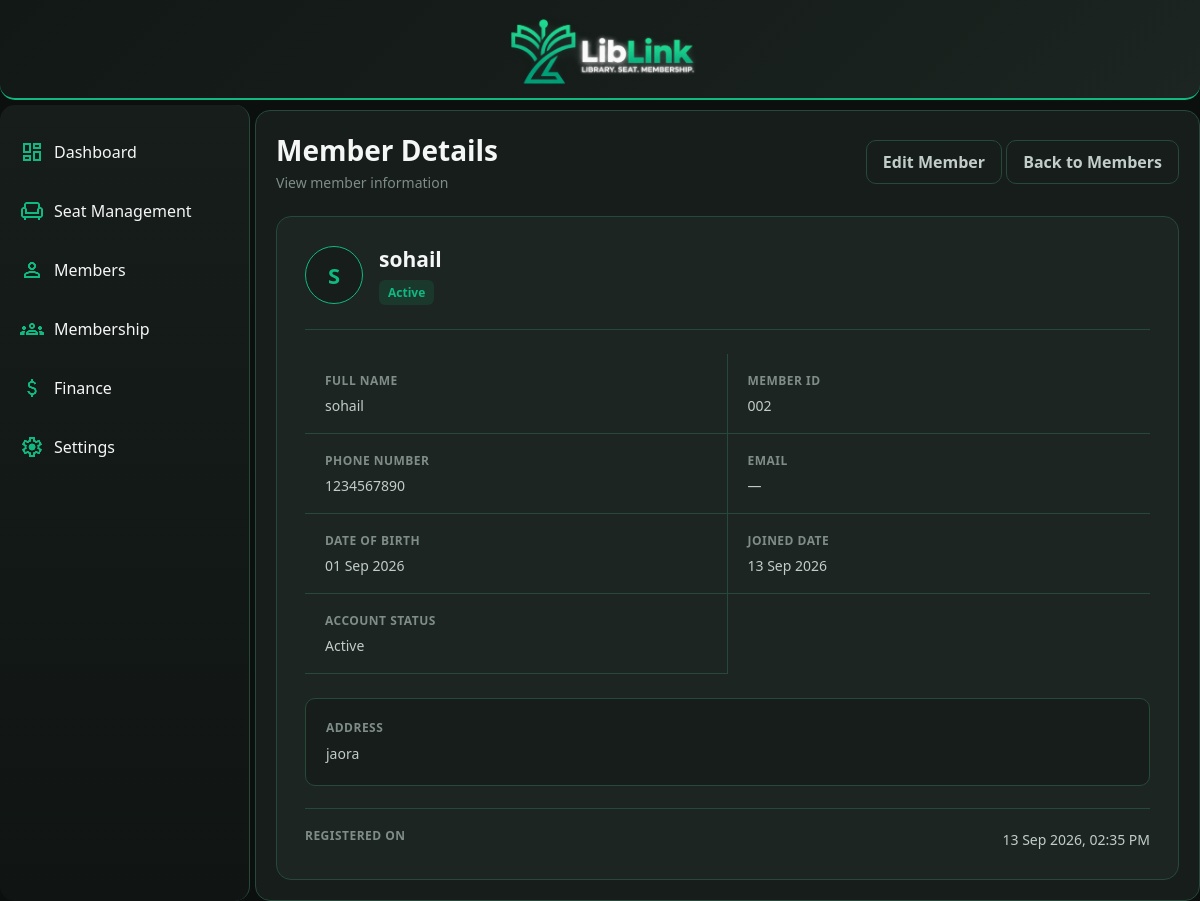
The app's page /MembersPage/6/ with its own data.
### App/models.py (models this page shows, shortened)
class Member(models.Model):
    full_name = models.CharField(max_length=100)
    MemberID = models.CharField(max_length=10, null=True, blank=True)
    phone = models.CharField(max_length=15)
    email = models.EmailField(blank=True)
    date_of_birth = models.DateField()
    address = models.TextField()
    joined_date = models.DateField()
    status = models.BooleanField(default=True)
    created_at = models.DateTimeField(auto_now_add=True)
    class Meta:
        constraints = [
            models.UniqueConstraint(
                fields=["MemberID"],
                condition=models.Q(MemberID__isnull=False),
                name="unique_member_id")
            ]

### App/views.py (the view)
# urls.py: path('MembersPage/<int:MemberID>/', views.MemberDetails, name='MemberDetails'),
def MemberDetails(request,MemberID):
    member = Member.objects.get(id = MemberID)
    return render ( request, "MemberDetails.html",
                   {"member":member})

### App/templates/MemberDetails.html (shortened to what this page needs)
{% extends 'base.html' %}
{% block pagecontent %}
<div class="member-details-header">
<div>
    <h1>Member Details</h1>
    <p>View member information</p>
</div>
<div class="member-details-actions">
    <a href="{% url 'EditMember' member.id %}" class="secondary-btn">
        Edit Member
    </a>
    <a href="{% url 'MembersPage' %}" class="secondary-btn">
        Back to Members
    </a>
</div>
</div>
<div class="member-details-card">
<div class="member-profile">
    <div class="member-avatar">
        {{ member.full_name|first|upper }}
    </div>
    <div>
        <h2>{{ member.full_name }}</h2>
        {% if member.status %}
            <span class="member-status active">
                Active
            </span>
        {% else %}
            <span class="member-status inactive">
                Inactive
            </span>
        {% endif %}
    </div>
</div>
<div class="member-info-grid">
    <div class="member-info-item">
        <span class="info-label">
            Full Name
        </span>
        <span class="info-value">
            {{ member.full_name }}
        </span>
    </div>
    <div class="member-info-item">
        <span class="info-label">
            Member ID
        </span>
        <span class="info-value">
            {{ member.MemberID }}
        </span>
    </div>
    <div class="member-info-item">
        <span class="info-label">
            Phone Number
        </span>
        <span class="info-value">
            {{ member.phone }}
        </span>
    </div>
    <div class="member-info-item">
        <span class="info-label">
            Email
        </span>
        <span class="info-value">
            {% if member.email %}
                {{ member.email }}
            {% else %}
                —
            {% endif %}
        </span>
    </div>
    <div class="member-info-item">
        <span class="info-label">
            Date of Birth
        </span>
        <span class="info-value">
            {{ member.date_of_birth|date:"d M Y" }}
        </span>
    </div>
    <div class="member-info-item">
        <span class="info-label">
            Joined Date
        </span>
        <span class="info-value">
            {{ member.joined_date|date:"d M Y" }}
        </span>
    </div>
    <div class="member-info-item">
        <span class="info-label">
            Account Status
        </span>
        <span class="info-value">
            {% if member.status %}
                Active
            {% else %}
                Inactive
            {% endif %}
        </span>
    </div>
</div>
<div class="member-address-section">
    <span class="info-label">
        Address
    </span>
    <div class="member-address">
        {{ member.address }}
    </div>
</div>
<div class="member-created">
    <span class="info-label">
        Registered On
    </span>
    <span class="info-value">
        {{ member.created_at|date:"d M Y, h:i A" }}
    </span>
</div>
</div>
{% endblock %}

### static/css/style.css (style rules this page uses)
:root { --bg-main: #0B0F0E; --bg-sidebar: #101513; --bg-header: #121816; --surface: #161D1A; --surface-card: #1C2521; --surface-hover: #252F2B; --surface-active: #2D3934; --primary: #10B981; --primary-hover: #0EA371; --primary-light: #34D399; --white: #FFFFFF; --text-primary: #F5F7F6; --text-secondary: #C2CCC8; --text-muted: #7F8C87; --border: #27493c; --border-light: #35413C; --border-primary: #10B981; --success: #10B981; --warning: #F59E0B; --danger: #EF4444; --info: #38BDF8; --shadow: rgba(0, 0, 0, 0.40); --overlay: rgba(255, 255, 255, 0.05); }
* { font-family: 'Noto Sans', sans-serif; padding: 0; margin: 0; box-sizing: border-box; }
body { background-color: var(--bg-main); color: var(--text-primary); }
.active { color:var(--success); font-weight: 600; }
.secondary-btn { display: inline-flex; align-items: center; justify-content: center; padding: 10px 16px; background: var(--surface); color: var(--text-secondary); text-decoration: none; border: 1px solid var(--border); border-radius: 10px; font-weight: 600; transition: background 0.2s ease, color 0.2s ease; }
.member-details-header { display:flex; justify-content: space-between; align-items: center; margin-bottom: 24px; }
.member-details-header h1 { margin: 0px; font-size: 28px; font-weight: 600; color: var(--text-primary); }
.member-details-header p { margin-top: 4px; color: var(--text-muted); font-size: 14px; }
.member-details-card { background: var(--surface-card); border: 1px solid var(--border); border-radius: 15px; padding: 28px; }
.member-profile { display: flex; align-items: center; gap: 16px; padding-bottom: 24px; border-bottom: 1px solid var(--border); }
.member-avatar { width: 58px; height: 58px; display: flex; align-items: center; justify-content: center; flex-shrink: 0; border-radius: 50%; background:var(--surface); border: 1px solid var(--primary); color: var(--primary); font-size: 22px; font-weight: 700; }
.member-profile h2 { margin: 0 0 7px; color: var(--text-primary); font-size: 21px; font-weight: 600; }
.member-status { display: inline-flex; align-items: center; padding: 4px 9px; border-radius: 6px; font-size: 12px; font-weight: 600; }
.member-status.active { background: rgba(16, 185, 129, 0.12); color: var(--success); }
.member-info-grid { display: grid; grid-template-columns: 1fr 1fr; margin-top: 24px; }
.member-info-item { padding: 18px 20px; border-bottom: 1px solid var(--border); }
.member-info-item:nth-child(odd) { border-right: 1px solid var(--border); }
.info-label { display: block; margin-bottom: 7px; color: var(--text-muted); font-size: 12px; font-weight: 600; text-transform: uppercase; letter-spacing: 0.04em; }
.info-value { display: block; color: var(--text-secondary); font-size: 14px; font-weight: 500; word-break: break-word; }
.member-address-section { margin-top: 24px; padding: 20px; background: var(--surface); border: 1px solid var(--border); border-radius: 10px; }
.member-address { color: var(--text-secondary); font-size: 14px; line-height: 1.6; }
.member-created { display: flex; justify-content: space-between; align-items: center; margin-top: 22px; padding-top: 18px; border-top: 1px solid var(--border); }

### records on screen
Member: full_name|first "S", full_name "sohail", MemberID "002", phone "1234567890", date_of_birth "01 Sep 2026", joined_date "13 Sep 2026", address "jaora", created_at "13 Sep 2026, 02:35 PM"
